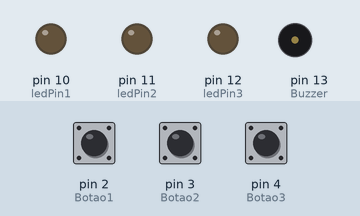
Recording of a sketch running on a simulated Arduino Uno, built with avr-gcc and run on an emulated ATmega328P. On the bench: output pins drawn as LEDs (lit = HIGH), buzzer (waves = sounding). The inputs (shaded band) are chosen by the test bench; at power-on: pin 2 (Botao1) LOW, pin 3 (Botao2) LOW, pin 4 (Botao3) LOW.

Above: at 1.2 s.
1.3 s: pin 2 (Botao1) pulled HIGH for 0.15 s
At 1.4 s:
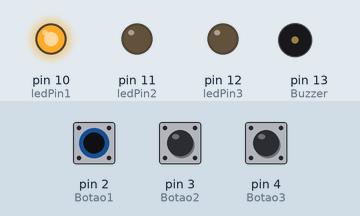
4.4 s: pin 3 (Botao2) pulled HIGH for 1 s
At 5.3 s:
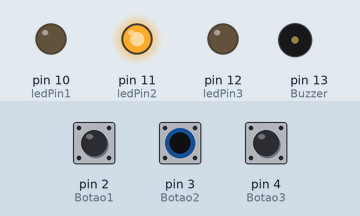
7.4 s: pin 4 (Botao3) pulled HIGH for 1 s
At 8.05 s:
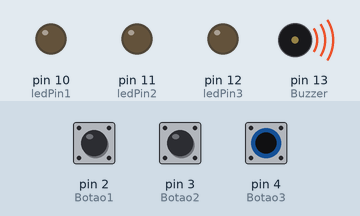
10.4 s: pin 4 (Botao3) pulled HIGH for 3.2 s
At 11.5 s:
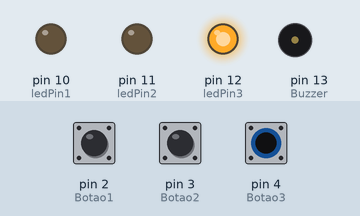
15.1 s: pin 4 (Botao3) pulled HIGH for 0.15 s
At 16.1 s:
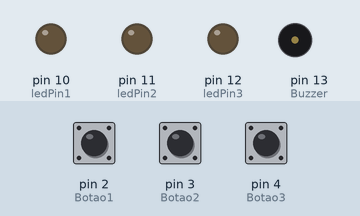
18.2 s: pin 2 (Botao1) pulled HIGH for 1 s
At 19.1 s:
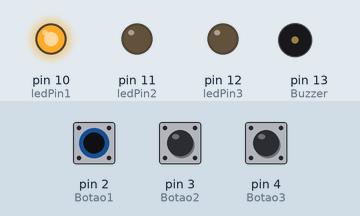
Timing chart, 0 to 24.7 s (numbered marks = the images above; inputs shaded):
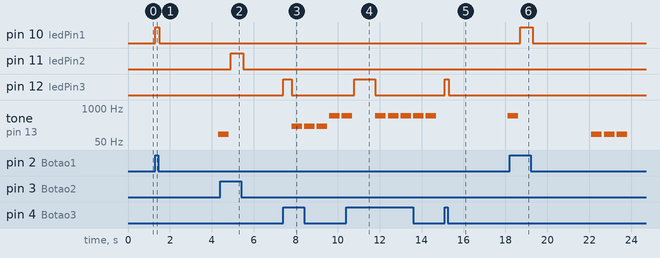

The sketch:

Atividade3S_SE_.ino
```cpp
const int ledPin1 = 10;
const int ledPin2 = 11;
const int ledPin3 = 12;
const int Buzzer = 13;

const int Botao1 = 2;
const int Botao2 = 3;
const int Botao3 = 4;

int EstadoBotao1 = 0;
int EstadoBotao2 = 0;
int EstadoBotao3 = 0;
int melodia[5] = {0, 0, 0, 0, 0};

unsigned long tempo = 0;
int i;

void setup() {
  pinMode(Botao1, INPUT);
  pinMode(Botao2, INPUT);
  pinMode(Botao3, INPUT);

  pinMode(ledPin1, OUTPUT);
  pinMode(ledPin2, OUTPUT);
  pinMode(ledPin3, OUTPUT);
  pinMode(Buzzer, OUTPUT);
}

void loop(){
  tempo = millis();

  i=0;
  do{
    EstadoBotao1 = digitalRead(Botao1);
    EstadoBotao2 = digitalRead(Botao2);
    EstadoBotao3 = digitalRead(Botao3);
    if(EstadoBotao1 == HIGH) {
      digitalWrite(ledPin1, HIGH);
      melodia[i] = 100;
      i++;
      tempo = millis();
      delay(200);
      digitalWrite(ledPin1, LOW);
    }
    if(EstadoBotao2 == HIGH) {
      digitalWrite(ledPin2, HIGH);
      melodia[i] = 200;
      i++;
      tempo = millis();
      delay(200);
      digitalWrite(ledPin2, LOW);
    }
    if(EstadoBotao3 == HIGH) {
      digitalWrite(ledPin3, HIGH);
      melodia[i] = 500;
      i++;
      tempo = millis();
      delay(200);
      digitalWrite(ledPin3, LOW);
    }
  }while(millis() - tempo < 3000 && i < 5);

  for(int j=0;j<i;j++){
    tone(Buzzer, melodia[j], 500);
    delay(600);
  }
}
```

Measured:
- after the input at 1.3 s, pin 10 (ledPin1): LOW → HIGH at once, → LOW 0.20 s later; tone on pin 13 (Buzzer): silent → 100 Hz after 3.0 s
- after the input at 4.4 s, pin 11 (ledPin2): LOW → HIGH after 0.50 s, → LOW 0.60 s later
- after the input at 7.4 s, pin 12 (ledPin3): LOW → HIGH at once, → LOW 0.40 s later
- after the input at 10.4 s, pin 12 (ledPin3): LOW → HIGH after 0.40 s, → LOW 1.0 s later
- after the input at 15.1 s, pin 12 (ledPin3): LOW → HIGH at once, → LOW 0.20 s later; tone on pin 13 (Buzzer): silent → 500 Hz after 3.0 s
- after the input at 18.2 s, pin 10 (ledPin1): LOW → HIGH after 0.50 s, → LOW 0.60 s later
